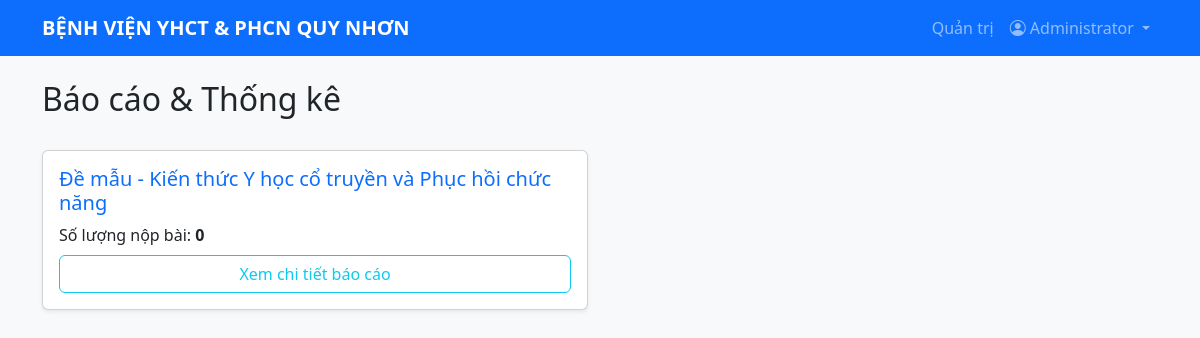
Screenshot of /admin/reports.php (signed in) with the database file from the repository.
### tables this page shows
CREATE TABLE exams (
    id INT UNSIGNED AUTO_INCREMENT PRIMARY KEY,
    title VARCHAR(255) NOT NULL,
    description TEXT NULL,
    start_time DATETIME NULL,
    end_time DATETIME NULL,
    duration_minutes INT UNSIGNED NOT NULL DEFAULT 60,
    shuffle_questions TINYINT(1) NOT NULL DEFAULT 1,
    shuffle_answers TINYINT(1) NOT NULL DEFAULT 1,
    show_results TINYINT(1) NOT NULL DEFAULT 1,
    enable_prediction TINYINT(1) NOT NULL DEFAULT 0,
    attempt_mode TINYINT UNSIGNED NOT NULL DEFAULT 0 COMMENT '0: một lần, 1: nhiều lần, 2: tối đa một lần mỗi ngày',
    created_at TIMESTAMP NOT NULL DEFAULT CURRENT_TIMESTAMP,
    updated_at TIMESTAMP NOT NULL DEFAULT CURRENT_TIMESTAMP ON UPDATE CURRENT_TIMESTAMP,
    KEY idx_exams_schedule (start_time, end_time)
);

### includes/functions.php (called while the page is built, shortened)
<?php
function h($str) {
    return htmlspecialchars($str ?? '', ENT_QUOTES, 'UTF-8');
}
?>

### admin/reports.php (the view, shortened to what this page needs)
<?php
require_once __DIR__ . '/../config/database.php';
require_once __DIR__ . '/../includes/functions.php';
$exam_id = $_GET['exam_id'] ?? null;
if (!$exam_id) {
    $stmt = $pdo->query("SELECT * FROM exams ORDER BY created_at DESC");
    $exams = $stmt->fetchAll();
}
require_once __DIR__ . '/../includes/header.php';
?>
<?php if (!$exam_id): ?>
    <div class="d-flex justify-content-between align-items-center mb-4">
        <h2>Báo cáo & Thống kê</h2>
    </div>
    <div class="row">
        <?php foreach ($exams as $e):
            $cStmt = $pdo->prepare("SELECT COUNT(*) FROM exam_attempts WHERE exam_id = ? AND is_submitted = 1");
            $cStmt->execute([$e['id']]);
            $doneCount = $cStmt->fetchColumn();
        ?>
        <div class="col-md-6 mb-4">
            <div class="card shadow-sm h-100">
                <div class="card-body">
                    <h5 class="card-title text-primary"><?= h($e['title']) ?></h5>
                    <p class="mb-2">Số lượng nộp bài: <strong><?= $doneCount ?></strong></p>
                    <a href="reports.php?exam_id=<?= $e['id'] ?>" class="btn btn-outline-info w-100">Xem chi tiết báo cáo</a>
                </div>
            </div>
        </div>
        <?php endforeach; ?>
    </div>
<?php endif; ?>
<?php require_once __DIR__ . '/../includes/footer.php'; ?>

### includes/header.php (style rules this page uses)
body { background-color: #f8f9fa; }

### rows the page displays
exams: title "Đề mẫu - Kiến thức Y học cổ truyền và Phục hồi chức năng", doneCount "0"

### other values shown
$contestName "BỆNH VIỆN YHCT & PHCN QUY NHƠN"
$_SESSION['fullname'] "Administrator"
